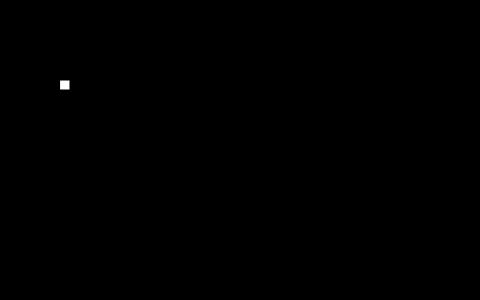
Frame 1 (no input)
Frame 60 (no input): identical to frame 1, image omitted
Frame 120 (the mouse pressed at the canvas centre since frame 60): identical to frame 1, image omitted

The p5.js sketch that drew this single still picture (run headless with seeded random() and noise() and a simulated clock; from frame 60 on, the mouse is pressed at the canvas centre):

// p5.js sketch
// ── sketch.js
var x= 60;
var y= 80

function setup() {
  //put setup code here
  createCanvas(480, 300);
}

function draw() {
  background(0);
  fill(255)
  if(keyIsPressed) {
  if(keyCode == LEFT_ARROW) {
    x = x- 5
  }
  if(keyCode == RIGHT_ARROW){
    x = x + 5
    }

  if(keyCode == UP_ARROW){
    y = y - 5
  }

  if(keyCode == DOWN_ARROW){
    y = y + 5
  }
}

if(key =='d') {
  stroke (255,0,0);
  line(x+5, y+5  , 500, y);
}

//when the key is pressed, the 1st and 3rd values have to be changed
rect(x, y, 10, 10);
}
